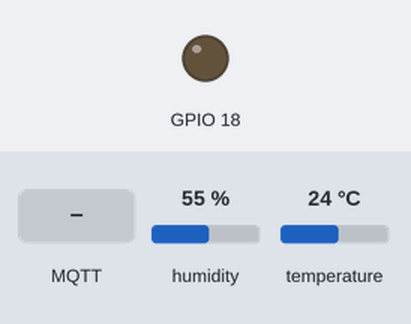
A sketch run on a simulated ESP32. Shown: output pins drawn as LEDs (lit = HIGH). The inputs (shaded band) are chosen by the test bench; at power-on: humidity 55 %, temperature 24 °C. WiFi joins after 1.5 s; servers stay silent unless stated; no MQTT or app messages arrive unless stated; what the sketch prints to the serial monitor is not drawn.

Above: at 2.7 s.
2.8 s: MQTT message "on" arrives on the first subscribed topic
At 4.2 s:
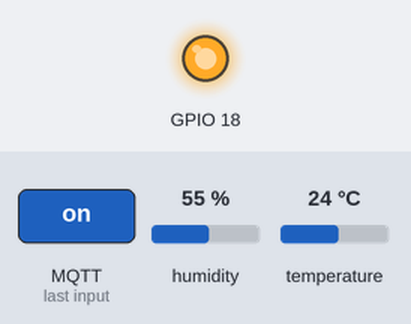
5.8 s: MQTT message "off" arrives on the first subscribed topic
At 6.5 s:
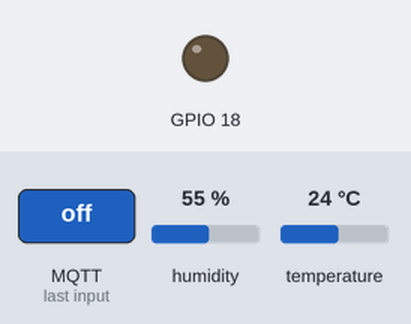
Timing chart, 0 to 8.8 s (numbered marks = the images above; inputs shaded):
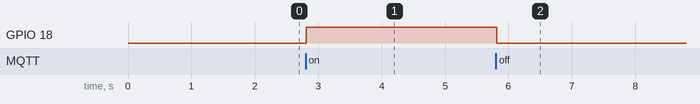

Measured:
- after the input at 2.8 s, GPIO 18: LOW → HIGH at once
- after the input at 5.8 s, GPIO 18: HIGH → LOW at once

The sketch:

lcdtest.ino
```cpp
#include <WiFi.h>
#include <PubSubClient.h>
#include <Wire.h>
#include <ESPmDNS.h>
#include <WiFiUdp.h>
#include <ArduinoOTA.h>

#include "DHT.h"
#include "Rele.h"
#define DHTPIN 4     // Digital pin connected to the DHT sensor
#define RELE 18

#define DHTTYPE DHT22   // DHT 22  (AM2302), AM2321
//#define DHTTYPE DHT21   // DHT 21 (AM2301)


Rele rele(RELE);
DHT dht(DHTPIN, DHTTYPE);


WiFiClient espClient;
PubSubClient client(espClient);
long lastMsg = 0;
char msg[50];
int value = 0;


// for MQTT
// Replace the next variables with your SSID/Password combination
const char* ssid = "AvatarSrl";
const char* password = "AvatarSrl8";

// Add your MQTT Broker IP address, example:
//const char* mqtt_server = "192.168.1.144";
const char* mqtt_server = "192.168.1.108";

void setup() {
  Serial.begin(9600);
  Serial.println(F("DHTxx test!"));
  dht.begin();
  rele.begin();
  setup_wifi();
  client.setServer(mqtt_server, 1883);
  client.setCallback(callback);
  ArduinoOTA
    .onStart([]() {
      String type;
      if (ArduinoOTA.getCommand() == U_FLASH)
        type = "sketch";
      else // U_SPIFFS
        type = "filesystem";

      // NOTE: if updating SPIFFS this would be the place to unmount SPIFFS using SPIFFS.end()
      Serial.println("Start updating " + type);
    })
    .onEnd([]() {
      Serial.println("\nEnd");
    })
    .onProgress([](unsigned int progress, unsigned int total) {
      Serial.printf("Progress: %u%%\r", (progress / (total / 100)));
    })
    .onError([](ota_error_t error) {
      Serial.printf("Error[%u]: ", error);
      if (error == OTA_AUTH_ERROR) Serial.println("Auth Failed");
      else if (error == OTA_BEGIN_ERROR) Serial.println("Begin Failed");
      else if (error == OTA_CONNECT_ERROR) Serial.println("Connect Failed");
      else if (error == OTA_RECEIVE_ERROR) Serial.println("Receive Failed");
      else if (error == OTA_END_ERROR) Serial.println("End Failed");
    });

  ArduinoOTA.begin();

}

void loop() {
  ArduinoOTA.handle();
  // Wait a few seconds between measurements.
  if (!client.connected()) {
    reconnect();
  }
  client.loop();
  long now = millis();
  if (now - lastMsg > 5000) {
    lastMsg = now;

    // Reading temperature or humidity takes about 250 milliseconds!
    // Sensor readings may also be up to 2 seconds 'old' (its a very slow sensor)
    float h = dht.readHumidity();
    // Read temperature as Celsius (the default)
    float t = dht.readTemperature();
    // Read temperature as Fahrenheit (isFahrenheit = true)
    float f = dht.readTemperature(true);

    // Check if any reads failed and exit early (to try again).
    if (isnan(h) || isnan(t) || isnan(f)) {
      Serial.println(F("Failed to read from DHT sensor!"));
      return;
    }

    // Compute heat index in Fahrenheit (the default)
    float hif = dht.computeHeatIndex(f, h);
    // Compute heat index in Celsius (isFahreheit = false)
    float hic = dht.computeHeatIndex(t, h, false);

    Serial.print(F("Humidity: "));
    Serial.print(h);
    Serial.print(F("%  Temperature: "));
    Serial.print(t);
    Serial.print(F("°C "));
    Serial.print(f);
    Serial.print(F("°F  Heat index: "));
    Serial.print(hic);
    Serial.print(F("°C "));
    Serial.print(hif);
    Serial.println(F("°F"));
    //rele.toggle();


    // Convert the value to a char array
    char tempString[8];
    dtostrf(t, 1, 2, tempString);
    Serial.print("Temperature: ");
    Serial.println(tempString);
    client.publish("esp32/temperature", tempString);


    // Convert the value to a char array
    char humString[8];
    dtostrf(h, 1, 2, humString);
    Serial.print("Humidity: ");
    Serial.println(humString);
    client.publish("esp32/humidity", humString);
  }


}
```

Rele.h
```cpp
class Rele{
  public:
    Rele(int pin){
      this->pin=pin;
    }

    void begin(){
      pinMode(pin, OUTPUT);
      this->setState(0);

    }

    bool getState(){
      return state;
    }
    void setState(bool state){
      this->state=state;
      digitalWrite(this->pin,state);
    }

    void toggle(){
      this->setState(!this->getState());
    }

  private:
    int state;
    int pin;


};
```

wifi_utils.ino
```cpp
void setup_wifi() {
  delay(10);
  // We start by connecting to a WiFi network
  Serial.println();
  Serial.print("Connecting to ");
  Serial.println(ssid);

  WiFi.begin(ssid, password);

  while (WiFi.status() != WL_CONNECTED) {
    delay(500);
    Serial.print(".");
  }

  Serial.println("");
  Serial.println("WiFi connected");
  Serial.println("IP address: ");
  Serial.println(WiFi.localIP());
}

void callback(char* topic, byte* message, unsigned int length) {
  Serial.print("Message arrived on topic: ");
  Serial.print(topic);
  Serial.print(". Message: ");
  String messageTemp;

  for (int i = 0; i < length; i++) {
    Serial.print((char)message[i]);
    messageTemp += (char)message[i];
  }
  Serial.println();

  // Feel free to add more if statements to control more GPIOs with MQTT

  // If a message is received on the topic esp32/output, you check if the message is either "on" or "off".
  // Changes the output state according to the message
  if (String(topic) == "esp32/output") {
    Serial.print("Changing output to ");
    if (messageTemp == "on") {
      Serial.println("on");
      rele.setState(1);
    } else if (messageTemp == "off") {
      Serial.println("off");
      rele.setState(0);
    }
  }
}

//"mqtt-communication","Kk'6.KAX{9?x~@U"

void reconnect() {
  // Loop until we're reconnected
  unsigned int start = millis();
  while (!client.connected()) {
    Serial.print("Attempting MQTT connection...");
    // Attempt to connect
    if (client.connect("ESPmostato", "termostato", "0000")) {
      Serial.println("connected");
      // Subscribe
      client.subscribe("esp32/output");
    } else {

      Serial.print("failed, rc=");
      Serial.print(client.state());
      Serial.println(" try again in 5 seconds");
      while (start - millis() < 5000) {
        ArduinoOTA.handle();
        yield();
      }
      // Wait 5 seconds before retrying
    }
  }
}
```
